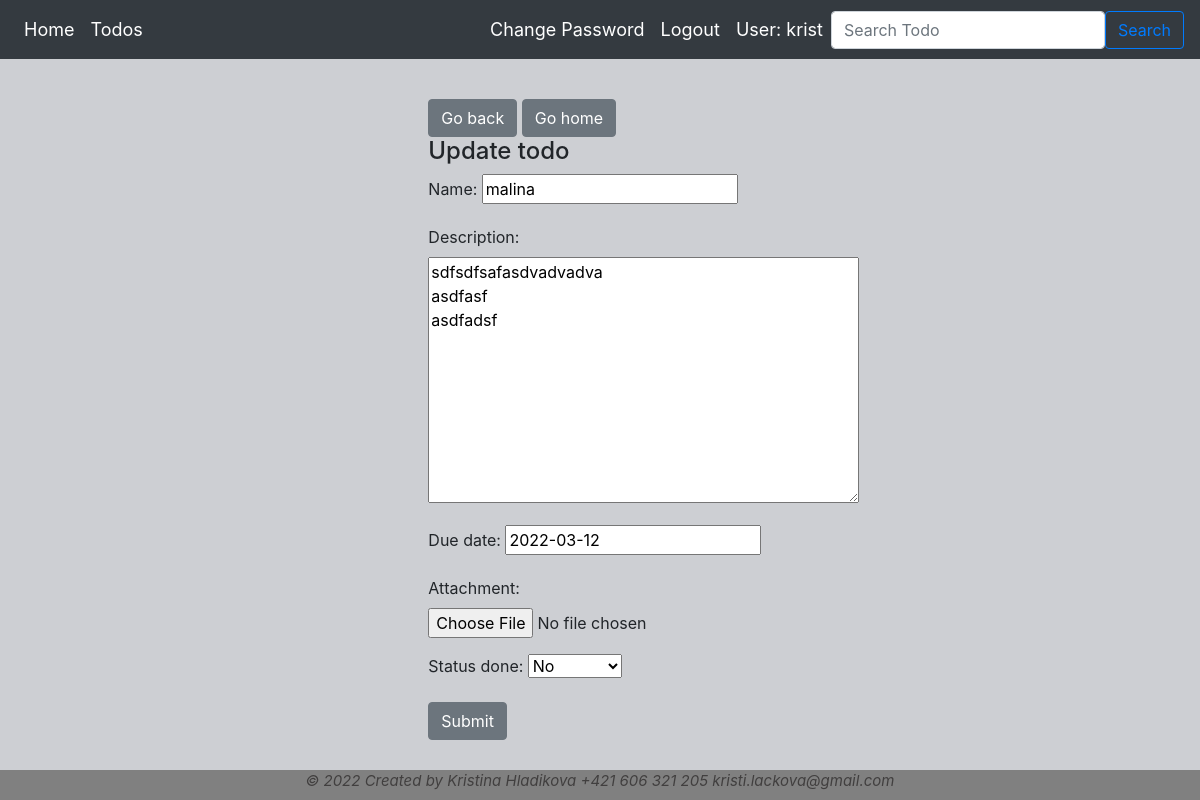
The page /todos/9/update_todo/ (signed in) on the database as committed earlier.
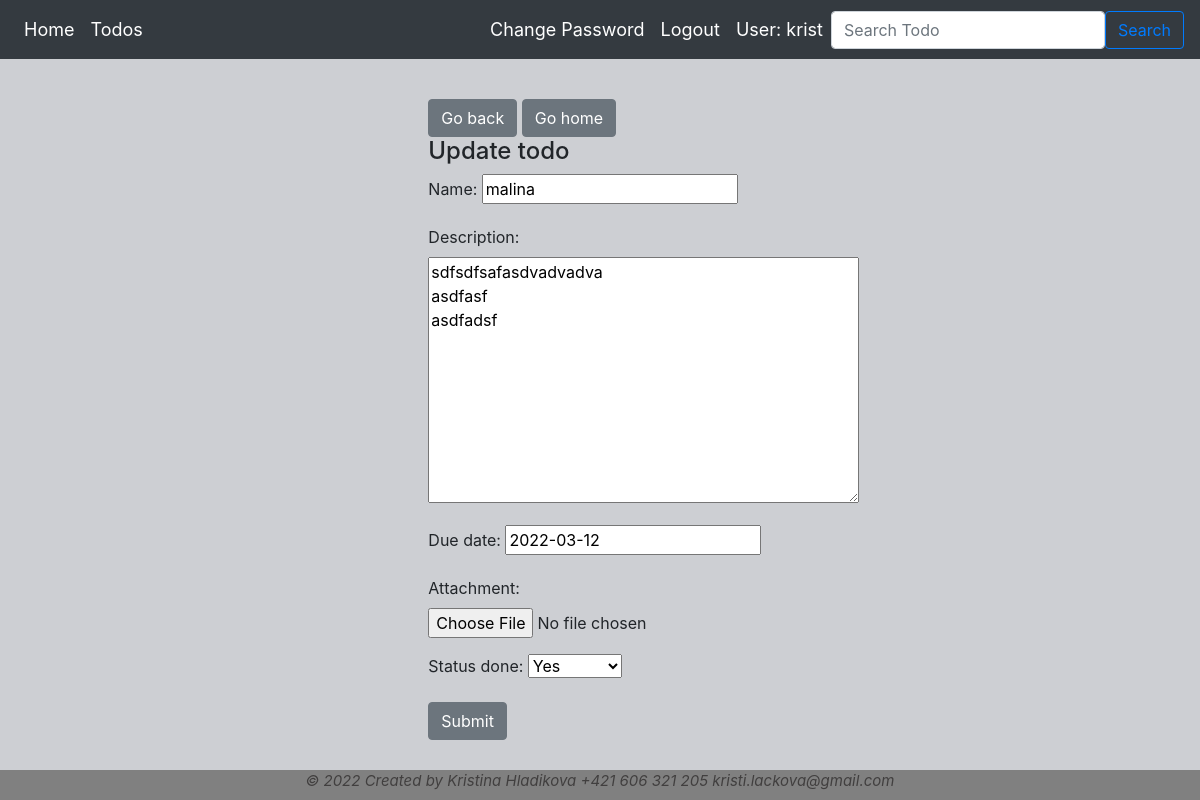
The same page on the database as committed later.
### todo_manager_app/models.py (models this page shows, shortened)
class Todo(models.Model):
    name = models.CharField(max_length=100)
    description = models.TextField(blank=True, default='')
    due_date = models.DateField()
    status_done = models.BooleanField(null=True, default=False)
    attachment = models.FileField(upload_to=user_directory_path, blank=True, null=True)
    user = models.ForeignKey(User, null=True, on_delete=models.CASCADE)

### todo_manager_app/views.py (the view)
# urls.py: path("todos/<int:todo_id>/update_todo/", update_todo, name="update_todo"),
@login_required(login_url='login')
def update_todo(request, todo_id):
    todo = Todo.objects.get(id=todo_id)
    form = TodoForm(request.POST or None, instance=todo)
    if form.is_valid():
        form.save(request.user)
        return redirect(f'/todos/{todo_id}/')
    context = {"form": form}
    return render(request, "update_todo.html", context)

### todo_manager_app/forms.py (shortened to what this page needs)
class TodoForm(forms.ModelForm):
    class Meta:
        model = Todo
        fields = ['name', 'description', 'due_date', 'attachment', 'status_done']

### todo_manager_app/templates/update_todo.html (shortened to what this page needs)
{% extends 'base.html' %}
{% block body %}
    <div class="col-4 offset-4">
    <a href="/todos/" class="btn btn-secondary">Go back</a>
    <a href="/" class="btn btn-secondary">Go home</a>
        <h4>Update todo</h4>
        <form method="POST">
            {{ form.as_p }}
            <button class="btn btn-secondary" type="submit">Submit</button>
        </form>
    </div>
{% endblock %}

Rows that differ between the two databases and show on the page:
changed Todo "malina": status_done "No" → "Yes"
